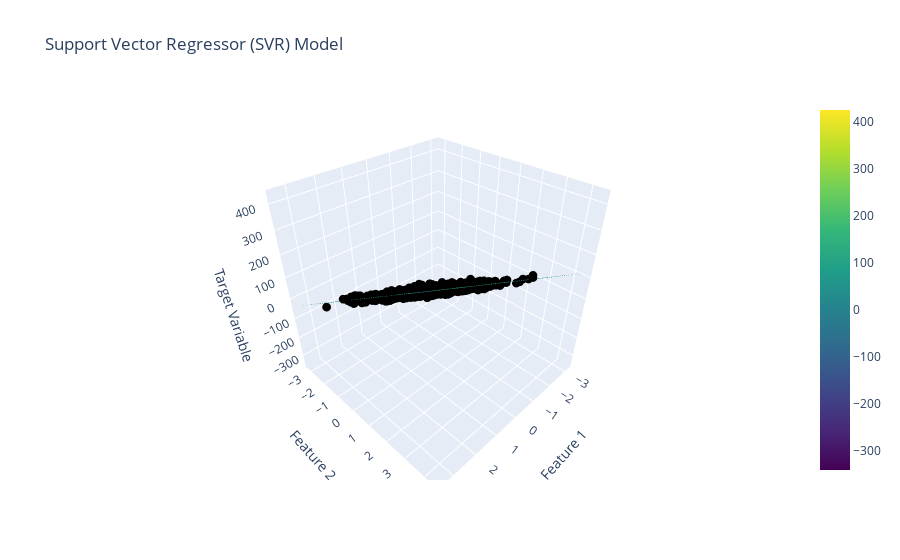

Here is the notebook cell this chart was saved with:
### Code cell
import plotly.graph_objects as go
import plotly.io as pio
import numpy as np

# Assuming X_train and X_test are 2D arrays with shape (n_samples, 2)
x_min, x_max = X_train[:, 0].min(), X_train[:, 0].max()
y_min, y_max = X_train[:, 1].min(), X_train[:, 1].max()

# Create a meshgrid for plotting
xx, yy = np.meshgrid(np.linspace(x_min, x_max, 100), np.linspace(y_min, y_max, 100))

# Evaluate the SVR model on the meshgrid
zz = svr.predict(np.c_[xx.ravel(), yy.ravel()]).reshape(xx.shape)

# Create a 3D surface plot
fig = go.Figure(data=[go.Surface(x=xx, y=yy, z=zz, colorscale='viridis', opacity=0.7)])

# Add the optimal hyperplane (decision boundary)
fig.add_trace(go.Surface(x=xx, y=yy, z=zz, showscale=False, surfacecolor=np.zeros_like(zz), opacity=0.5, colorscale='viridis'))

# Add the positive and negative hyperplanes
margin = 1 / np.sqrt(svr.C)
fig.add_trace(go.Surface(x=xx, y=yy, z=zz + margin, showscale=False, surfacecolor=np.ones_like(zz), opacity=0.3, colorscale='viridis'))
fig.add_trace(go.Surface(x=xx, y=yy, z=zz - margin, showscale=False, surfacecolor=-np.ones_like(zz), opacity=0.3, colorscale='viridis'))

# Add scatter plot of training data
fig.add_trace(go.Scatter3d(x=X_train[:, 0], y=X_train[:, 1], z=y_train, mode='markers', marker=dict(size=3, color='black')))

# Update layout and legend
fig.update_layout(title='Support Vector Regressor (SVR) Model', scene=dict(xaxis_title='Feature 1', yaxis_title='Feature 2', zaxis_title='Target Variable'))
fig.update_layout(legend=dict(orientation='h', yanchor='bottom', xanchor='right', x=1, y=1.02))

# Show the plot
fig.show()
pio.write_html(fig, file='SVR_3D_plot.html', auto_open=True)

### Figure 1 — Plotly figure (JSON) as saved in the notebook; plotly's stock layout.template omitted (floating-point values rounded to 4 significant figures; data arrays with more than 128 entries replaced by an {"elided": "..."} marker saying what was removed)
{"data": [{"colorscale": [[0, "#440154"], [0.1111, "#482878"], [0.2222, "#3e4989"], [0.3333, "#31688e"], [0.4444, "#26828e"], [0.5556, "#1f9e89"], [0.6667, "#35b779"], [0.7778, "#6ece58"], [0.8889, "#b5de2b"], [1, "#fde725"]], "opacity": 0.7, "type": "surface", "x": {"elided": "100x100 float values"}, "y": {"elided": "100x100 float values"}, "z": {"elided": "100x100 float values"}}, {"colorscale": [[0, "#440154"], [0.1111, "#482878"], [0.2222, "#3e4989"], [0.3333, "#31688e"], [0.4444, "#26828e"], [0.5556, "#1f9e89"], [0.6667, "#35b779"], [0.7778, "#6ece58"], [0.8889, "#b5de2b"], [1, "#fde725"]], "opacity": 0.5, "showscale": false, "surfacecolor": {"elided": "100x100 int values"}, "type": "surface", "x": {"elided": "100x100 float values"}, "y": {"elided": "100x100 float values"}, "z": {"elided": "100x100 float values"}}, {"colorscale": [[0, "#440154"], [0.1111, "#482878"], [0.2222, "#3e4989"], [0.3333, "#31688e"], [0.4444, "#26828e"], [0.5556, "#1f9e89"], [0.6667, "#35b779"], [0.7778, "#6ece58"], [0.8889, "#b5de2b"], [1, "#fde725"]], "opacity": 0.3, "showscale": false, "surfacecolor": {"elided": "100x100 int values"}, "type": "surface", "x": {"elided": "100x100 float values"}, "y": {"elided": "100x100 float values"}, "z": {"elided": "100x100 float values"}}, {"colorscale": [[0, "#440154"], [0.1111, "#482878"], [0.2222, "#3e4989"], [0.3333, "#31688e"], [0.4444, "#26828e"], [0.5556, "#1f9e89"], [0.6667, "#35b779"], [0.7778, "#6ece58"], [0.8889, "#b5de2b"], [1, "#fde725"]], "opacity": 0.3, "showscale": false, "surfacecolor": {"elided": "100x100 int values"}, "type": "surface", "x": {"elided": "100x100 float values"}, "y": {"elided": "100x100 float values"}, "z": {"elided": "100x100 float values"}}, {"marker": {"color": "black", "size": 3}, "mode": "markers", "type": "scatter3d", "x": {"elided": "1875 float values"}, "y": {"elided": "1875 float values"}, "z": {"elided": "1875 float values"}}], "layout": {"legend": {"orientation": "h", "x": 1, "xanchor": "right", "y": 1.02, "yanchor": "bottom"}, "scene": {"xaxis": {"title": {"text": "Feature 1"}}, "yaxis": {"title": {"text": "Feature 2"}}, "zaxis": {"title": {"text": "Target Variable"}}}, "title": {"text": "Support Vector Regressor (SVR) Model"}}}
